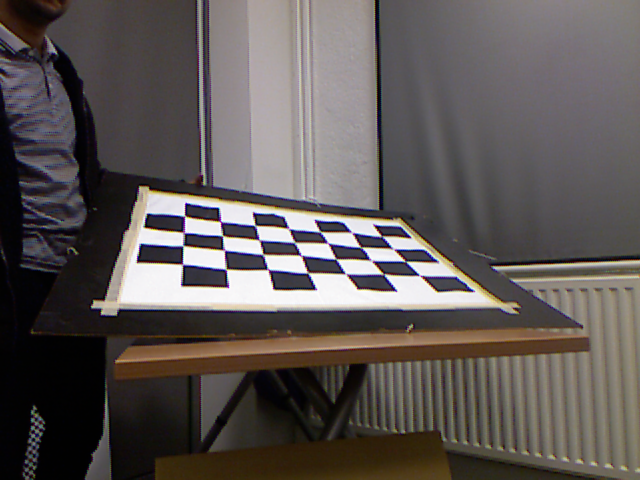
%> input picture final/LR9.png, 640 x 480 px
$ octave test_3D.m   (GNU Octave 9; MATLAB toolbox functions it lacks are replaced by stand-ins)
%> lines starting %> are read from the running program, lines starting %| are printed output that depends on the picture
% [6 lines of commented-out code are left out]
RGB_Left = imread('LR9.png');
%> RGB_Left is the input picture: size 480x640x3 uint8; mean R, G, B 93.3, 86.9, 84.9
IR_Left = imread('LD9.png');
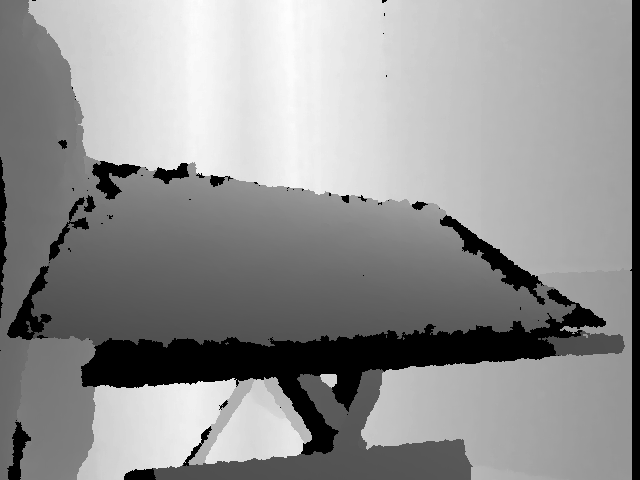
%> input picture final/LD9.png, 640 x 480 px
%> IR_Left is the input picture: size 480x640 uint16; min 0, max 2680, mean 1540.7

RGB_Right = imread('RR9.png');
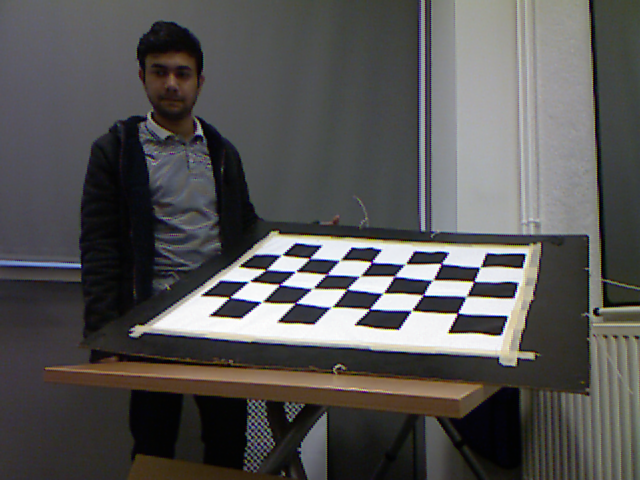
%> input picture final/RR9.png, 640 x 480 px
%> RGB_Right is the input picture: size 480x640x3 uint8; mean R, G, B 85.6, 84.3, 83.7
IR_Right = imread('RD9.png');
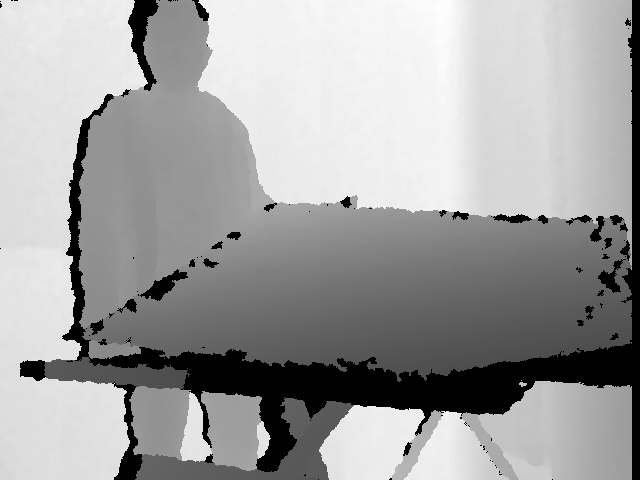
%> input picture final/RD9.png, 640 x 480 px
%> IR_Right is the input picture: size 480x640 uint16; min 0, max 2639, mean 1669.3

HeatMap(IR_Left);
%> (this line was passed over: HeatMap is not available in this run)
image(RGB_Left);

% Kinect Depth camera parameters
fx_d = 5.7616540758591043e+02;
fy_d = 5.7375619782082447e+02;
cx_d = 3.2442516903961865e+02;
cy_d = 2.3584766381177013e+02;

% Extrinsic parameters between RGB and Depth camera for Kinect V1
% Rotation matrix
R =  inv([  9.9998579449446667e-01, 3.4203777687649762e-03, -4.0880099301915437e-03;
    -3.4291385577729263e-03, 9.9999183503355726e-01, -2.1379604698021303e-03;
    4.0806639192662465e-03, 2.1519484514690057e-03,  9.9998935859330040e-01]);

% Translation vector.
T = -[  2.2142187053089738e-02, -1.4391632009665779e-04, -7.9356552371601212e-03 ]';

% For each point in Left and Right Camera:
IRX_Right = zeros(480, 640);
IRY_Right = zeros(480, 640);
IRZ_Right = zeros(480, 640);
% Transform the Grid Coordinates
for x = 1:480
    for y = 1:640
        Z = IR_Right(x, y);
        IRX_Right(x, y) = ((x - cx_d)/fx_d) * double(Z);
        IRY_Right(x, y) = (y - cy_d) * double(Z) / fy_d;
        IRZ_Right(x, y) = Z;
    end
end
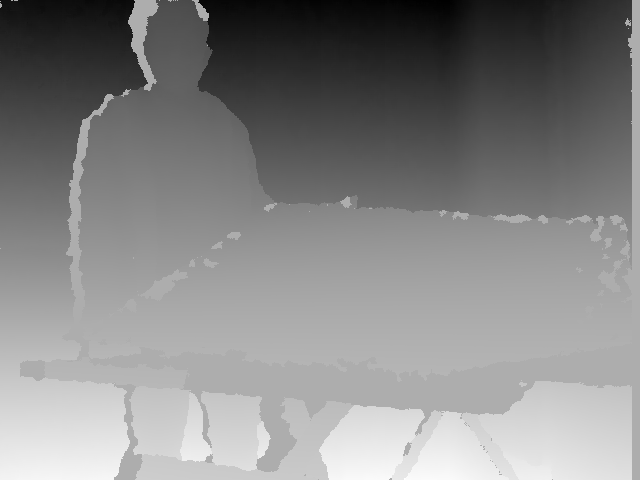
%> IRX_Right: size 480x640 double; min -1470.2, max 696.6, mean -326.7; drawn with min black and max white
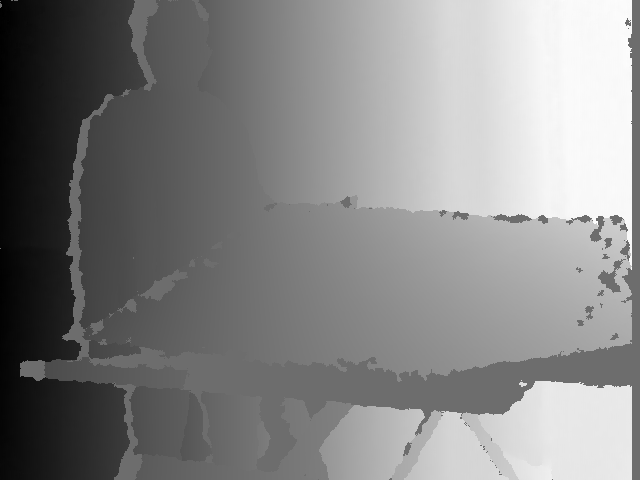
%> IRY_Right: size 480x640 double; min -982.4, max 1305.9, mean 210.6; drawn with min black and max white

IRX_Left = zeros(480, 640);
IRY_Left = zeros(480, 640);
IRZ_Left = zeros(480, 640);
% Transform the Grid Coordinates
for x = 1:480
    for y = 1:640
        Z = IR_Left(x, y);
        IRX_Left(x, y) = ((x - cx_d)/fx_d) * double(Z);
        IRY_Left(x, y) = (y - cy_d) * double(Z) / fy_d;
        IRZ_Left(x, y) = Z;
    end
end
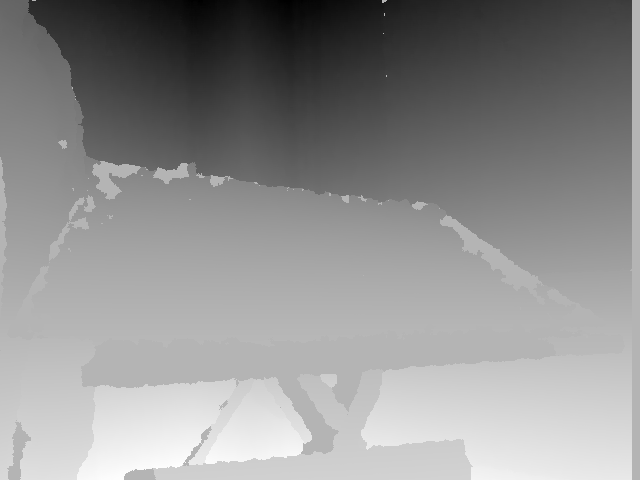
%> IRX_Left: size 480x640 double; min -1492.6, max 611, mean -304.7; drawn with min black and max white
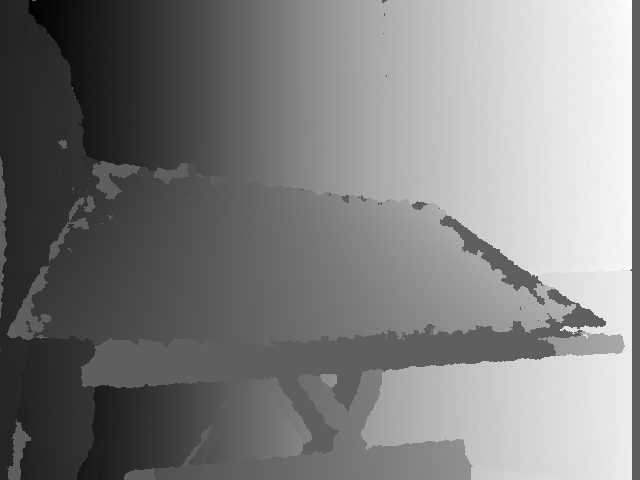
%> IRY_Left: size 480x640 double; min -741.6, max 1229.7, mean 244.4; drawn with min black and max white
% Rigid body transformation


% Export point cloud to test
fid = fopen('RigthIRPCtest.xyz', 'w');
for x = 1:480
    for y = 1:640
        fprintf(fid, '%f %f %f %f %f %f\n', IRZ_Right(x, y), (-1) * IRY_Right(x, y), (-1) * IRX_Right(x, y),  RGB_Right(x, y, 1), RGB_Right(x, y, 2), RGB_Right(x, y, 3));
    end
end
fclose(fid);


fid = fopen('LeftIRPCtest.xyz', 'w');
for x = 1:480
    for y = 1:640
        fprintf(fid, '%f %f %f %f %f %f\n', IRZ_Left(x, y), (-1) * IRY_Left(x, y), (-1) * IRX_Left(x, y), RGB_Left(x, y, 1), RGB_Left(x, y, 2), RGB_Left(x, y, 3));
    end
end
fclose(fid);
